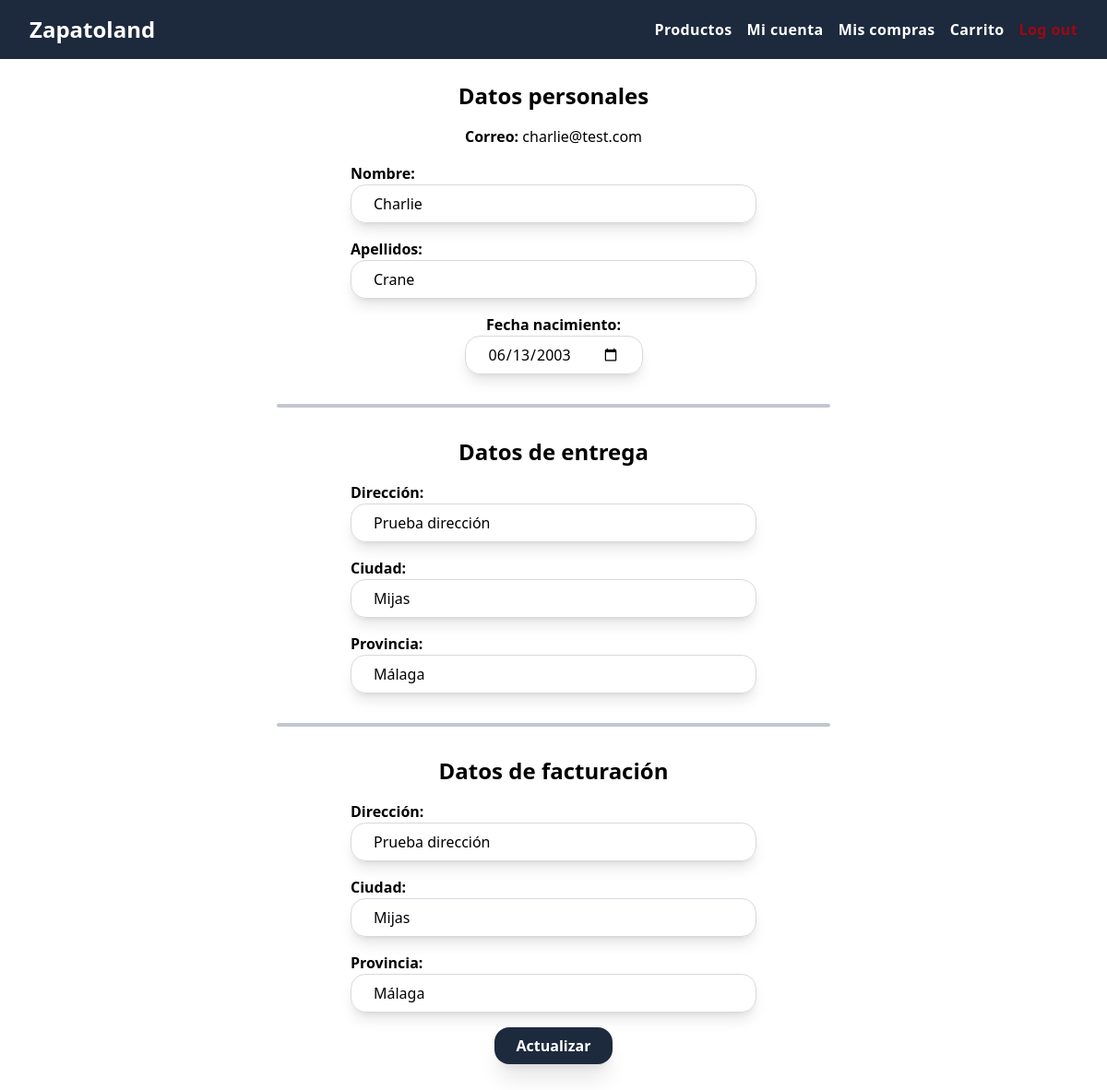
The page /micuenta.php (signed in) on the database its author committed.
### tables this page shows
CREATE TABLE usuarios (
    id_usuario INT AUTO_INCREMENT PRIMARY KEY,
    nombre VARCHAR(100) NOT NULL,
    apellidos VARCHAR(200) NOT NULL,
    email VARCHAR(200) NOT NULL,
    password VARCHAR(100) NOT NULL,
    fecha_nac DATE,
    es_admin BOOLEAN NOT NULL,
    direccion_entrega VARCHAR(150),
    ciudad_entrega VARCHAR(50),
    provincia_entrega VARCHAR(25),
    direccion_facturacion VARCHAR(150),
    ciudad_facturacion VARCHAR(50),
    provincia_facturacion VARCHAR(25)
);

### src/services/UserService.php (called while the page is built, shortened)
<?php
class UserService {
    public static function getUserData(int $userId) : UserProfile {
        $pdo = DBConnFactory::getConnection();
        $sql = 'SELECT * FROM `usuarios` WHERE id_usuario = :id';
        $stmt = $pdo->prepare($sql);
        $stmt->execute([
            ':id' => $userId
        ]);
        $user = $stmt->fetch(PDO::FETCH_ASSOC);
        return new UserProfile($user['id_usuario'], $user['nombre'], $user['apellidos'], $user['email'], $user['fecha_nac'],
            $user['direccion_entrega'], $user['ciudad_entrega'], $user['provincia_entrega'],
            $user['direccion_facturacion'], $user['ciudad_facturacion'], $user['provincia_facturacion']);
    }
}

### src/models/UserProfile.php (called while the page is built, shortened)
<?php
class UserProfile {
    private $nombre;
    private $apellidos;
    private $email;
    private $fechaNacimiento;
    private $direccion_entrega;
    private $ciudad_entrega;
    private $provincia_entrega;
    private $direccion_facturacion;
    private $ciudad_facturacion;
    private $provincia_facturacion;
    public function __construct($id, $nombre, $apellidos, $email, $fechaNacimiento, $direccion_entrega, $ciudad_entrega, $provincia_entrega, $direccion_facturacion, $ciudad_facturacion, $provincia_facturacion)
    {
        $this->nombre = $nombre;
        $this->apellidos = $apellidos;
        $this->email = $email;
        $this->fechaNacimiento = $fechaNacimiento;
        $this->direccion_entrega = $direccion_entrega;
        $this->ciudad_entrega = $ciudad_entrega;
        $this->provincia_entrega = $provincia_entrega;
        $this->direccion_facturacion = $direccion_facturacion;
        $this->ciudad_facturacion = $ciudad_facturacion;
        $this->provincia_facturacion = $provincia_facturacion;
    }
    public function getNombre()
    {
        return $this->nombre;
    }
    public function getApellidos()
    {
        return $this->apellidos;
    }
    public function getEmail()
    {
        return $this->email;
    }
    public function getFechaNacimiento()
    {
        return $this->fechaNacimiento;
    }
    public function getDireccionEntrega()
    {
        return $this->direccion_entrega;
    }
    public function getCiudadEntrega()
    {
        return $this->ciudad_entrega;
    }
    public function getProvinciaEntrega()
    {
        return $this->provincia_entrega;
    }
    public function getDireccionFacturacion()
    {
        return $this->direccion_facturacion;
    }
    public function getCiudadFacturacion()
    {
        return $this->ciudad_facturacion;
    }
    public function getProvinciaFacturacion()
    {
        return $this->provincia_facturacion;
    }
}

### public/micuenta.php (the view, shortened to what this page needs)
<?php
$userData = UserService::getUserData($_SESSION['user_id']);
?>
<!DOCTYPE html>
<html lang="es">
<head>
    <script src="https://cdn.jsdelivr.net/npm/@tailwindcss/browser@4"></script>
</head>
<body>
    <?php include_once 'navbar.php'; ?>
    <form class="w-full px-4 md:px-[25%] py-6 flex flex-col items-center justify-start gap-4 pb-12" method="post">
        <h1 class="text-2xl font-bold">Datos personales</h1>
        <p><b>Correo:</b> <?php echo $userData->getEmail(); ?></p>
        <section class="px-4 md:px-20 w-full flex flex-col items-start justify-items-start">
            <label for="nombre" class="font-bold">Nombre:</label>
            <input id="nombre" type="text" name="nombre" value="<?php echo $userData->getNombre(); ?>" placeholder="Tu nombre..." class="w-full px-6 py-2 border-1 border-gray-300/90 rounded-2xl shadow-lg">
        </section>
        <section class="px-4 md:px-20 w-full flex flex-col items-start justify-items-start">
            <label for="apellidos" class="font-bold">Apellidos:</label>
            <input id="apellidos" type="text" name="apellidos" value="<?php echo $userData->getApellidos(); ?>" placeholder="Tus apellidos..." class="w-full px-6 py-2 border-1 border-gray-300/90 rounded-2xl shadow-lg">
        </section>
        <section class="px-4 md:px-20 w-full flex flex-col items-center justify-items-start">
            <label for="fecha_nac" class="font-bold">Fecha nacimiento:</label>
            <input id="fecha_nac" type="date" name="fecha_nac" value="<?php echo $userData->getFechaNacimiento(); ?>" class="px-6 py-2 border-1 border-gray-300/90 rounded-2xl shadow-lg">
        </section>
        <span class="w-full h-1 bg-gray-400/60 rounded-2xl my-4"></span>
        <h1 class="text-2xl font-bold">Datos de entrega</h1>
        <section class="px-4 md:px-20 w-full flex flex-col items-start justify-items-start">
            <label for="d_entrega" class="font-bold">Dirección:</label>
            <input id="d_entrega" type="text" name="direccion_entrega" value="<?php echo $userData->getDireccionEntrega(); ?>" placeholder="Direccion entrega..." class="w-full px-6 py-2 border-1 border-gray-300/90 rounded-2xl shadow-lg">
        </section>
        <section class="px-4 md:px-20 w-full flex flex-col items-start justify-items-start">
            <label for="c_entrega" class="font-bold">Ciudad:</label>
            <input id="c_entrega" type="text" name="ciudad_entrega" value="<?php echo $userData->getCiudadEntrega(); ?>" placeholder="Ciudad entrega..." class="w-full px-6 py-2 border-1 border-gray-300/90 rounded-2xl shadow-lg">
        </section>
        <section class="px-4 md:px-20 w-full flex flex-col items-start justify-items-start">
            <label for="p_entrega" class="font-bold">Provincia:</label>
            <input id="p_entrega" type="text" name="provincia_entrega" value="<?php echo $userData->getProvinciaEntrega(); ?>" placeholder="Provincia entrega..." class="w-full px-6 py-2 border-1 border-gray-300/90 rounded-2xl shadow-lg">
        </section>
        <span class="w-full h-1 bg-gray-400/60 rounded-2xl my-4"></span>
        <h1 class="text-2xl font-bold">Datos de facturación</h1>
        <section class="px-4 md:px-20 w-full flex flex-col items-start justify-items-start">
            <label for="d_fac" class="font-bold">Dirección:</label>
            <input id="d_fac" type="text" name="direccion_facturacion" value="<?php echo $userData->getDireccionFacturacion(); ?>" placeholder="Direccion facturacion..." class="w-full px-6 py-2 border-1 border-gray-300/90 rounded-2xl shadow-lg">
        </section>
        <section class="px-4 md:px-20 w-full flex flex-col items-start justify-items-start">
            <label for="c_fac" class="font-bold">Ciudad:</label>
            <input id="c_fac" type="text" name="ciudad_facturacion" value="<?php echo $userData->getCiudadFacturacion(); ?>" placeholder="Ciudad facturacion..." class="w-full px-6 py-2 border-1 border-gray-300/90 rounded-2xl shadow-lg">
        </section>
        <section class="px-4 md:px-20 w-full flex flex-col items-start justify-items-start">
            <label for="p_fac" class="font-bold">Provincia:</label>
            <input id="p_fac" type="text" name="provincia_facturacion" value="<?php echo $userData->getProvinciaFacturacion(); ?>" placeholder="Provincia facturacion..." class="w-full px-6 py-2 border-1 border-gray-300/90 rounded-2xl shadow-lg">
        </section>
        <button type="submit" class="px-6 py-2 rounded-2xl bg-slate-800 font-bold text-white shadow-xl transform transition-transform duration-300 hover:scale-110 cursor-pointer">Actualizar</button>
    </form>
</body>
</html>

### rows shown on the page
usuarios: email "charlie@test.com", nombre "Charlie", apellidos "Crane", fecha_nac "06/13/2003", direccion_entrega "Prueba dirección", ciudad_entrega "Mijas", provincia_entrega "Málaga", direccion_facturacion "Prueba dirección", ciudad_facturacion "Mijas", provincia_facturacion "Málaga"
